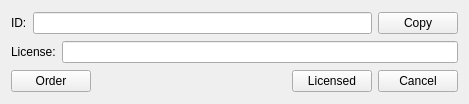
<?xml version="1.0" encoding="UTF-8"?>
<ui version="4.0">
 <class>CRegDlg</class>
 <widget class="QWidget" name="CRegDlg">
  <property name="geometry">
   <rect>
    <x>0</x>
    <y>0</y>
    <width>469</width>
    <height>104</height>
   </rect>
  </property>
  <layout class="QVBoxLayout" name="verticalLayout">
   <item>
    <layout class="QHBoxLayout" name="horizontalLayout">
     <item>
      <widget class="QLabel" name="label_id">
       <property name="text">
        <string>ID:</string>
       </property>
      </widget>
     </item>
     <item>
      <widget class="QLineEdit" name="lineEdit_id"/>
     </item>
     <item>
      <widget class="QPushButton" name="pushButton_copy">
       <property name="text">
        <string>Copy</string>
       </property>
      </widget>
     </item>
    </layout>
   </item>
   <item>
    <layout class="QHBoxLayout" name="horizontalLayout_2">
     <item>
      <widget class="QLabel" name="label_license">
       <property name="text">
        <string>License:</string>
       </property>
      </widget>
     </item>
     <item>
      <widget class="QLineEdit" name="lineEdit_license"/>
     </item>
    </layout>
   </item>
   <item>
    <layout class="QHBoxLayout" name="horizontalLayout_3">
     <item>
      <widget class="QPushButton" name="pushButton_buy">
       <property name="text">
        <string>Order</string>
       </property>
      </widget>
     </item>
     <item>
      <spacer name="horizontalSpacer">
       <property name="orientation">
        <enum>Qt::Horizontal</enum>
       </property>
       <property name="sizeHint" stdset="0">
        <size>
         <width>40</width>
         <height>20</height>
        </size>
       </property>
      </spacer>
     </item>
     <item>
      <widget class="QPushButton" name="pushButton_licensed">
       <property name="text">
        <string>Licensed</string>
       </property>
      </widget>
     </item>
     <item>
      <widget class="QPushButton" name="pushButton_cancel">
       <property name="text">
        <string>Cancel</string>
       </property>
      </widget>
     </item>
    </layout>
   </item>
  </layout>
 </widget>
 <resources/>
 <connections/>
</ui>
